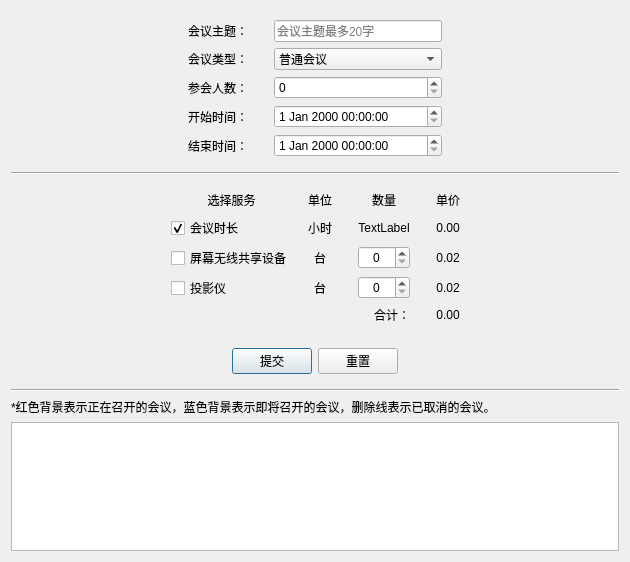
<?xml version="1.0" encoding="UTF-8"?>
<ui version="4.0">
 <class>BookMeet</class>
 <widget class="QDialog" name="BookMeet">
  <property name="geometry">
   <rect>
    <x>0</x>
    <y>0</y>
    <width>630</width>
    <height>562</height>
   </rect>
  </property>
  <property name="windowTitle">
   <string>Dialog</string>
  </property>
  <layout class="QVBoxLayout" name="verticalLayout">
   <item>
    <widget class="QWidget" name="widget_2" native="true">
     <layout class="QGridLayout" name="gridLayout_2">
      <item row="0" column="0">
       <spacer name="horizontalSpacer_5">
        <property name="orientation">
         <enum>Qt::Horizontal</enum>
        </property>
        <property name="sizeHint" stdset="0">
         <size>
          <width>40</width>
          <height>20</height>
         </size>
        </property>
       </spacer>
      </item>
      <item row="3" column="3">
       <widget class="QDateTimeEdit" name="dteStart"/>
      </item>
      <item row="1" column="3">
       <widget class="QComboBox" name="cbMeetType">
        <item>
         <property name="text">
          <string>普通会议</string>
         </property>
        </item>
        <item>
         <property name="text">
          <string>教学会议</string>
         </property>
        </item>
       </widget>
      </item>
      <item row="0" column="1">
       <widget class="QLabel" name="label">
        <property name="text">
         <string>会议主题：</string>
        </property>
       </widget>
      </item>
      <item row="1" column="1">
       <widget class="QLabel" name="label_2">
        <property name="text">
         <string>会议类型：</string>
        </property>
       </widget>
      </item>
      <item row="2" column="1">
       <widget class="QLabel" name="label_3">
        <property name="text">
         <string>参会人数：</string>
        </property>
       </widget>
      </item>
      <item row="3" column="1">
       <widget class="QLabel" name="label_4">
        <property name="text">
         <string>开始时间：</string>
        </property>
       </widget>
      </item>
      <item row="0" column="4">
       <spacer name="horizontalSpacer_6">
        <property name="orientation">
         <enum>Qt::Horizontal</enum>
        </property>
        <property name="sizeHint" stdset="0">
         <size>
          <width>40</width>
          <height>20</height>
         </size>
        </property>
       </spacer>
      </item>
      <item row="0" column="3">
       <widget class="QLineEdit" name="leMeetTitle">
        <property name="placeholderText">
         <string>会议主题最多20字</string>
        </property>
       </widget>
      </item>
      <item row="4" column="3">
       <widget class="QDateTimeEdit" name="dteEnd"/>
      </item>
      <item row="4" column="1">
       <widget class="QLabel" name="label_5">
        <property name="text">
         <string>结束时间：</string>
        </property>
       </widget>
      </item>
      <item row="0" column="2">
       <spacer name="horizontalSpacer_10">
        <property name="orientation">
         <enum>Qt::Horizontal</enum>
        </property>
        <property name="sizeType">
         <enum>QSizePolicy::Fixed</enum>
        </property>
        <property name="sizeHint" stdset="0">
         <size>
          <width>20</width>
          <height>20</height>
         </size>
        </property>
       </spacer>
      </item>
      <item row="2" column="3">
       <widget class="QSpinBox" name="sbMeetNum"/>
      </item>
     </layout>
    </widget>
   </item>
   <item>
    <widget class="Line" name="line">
     <property name="orientation">
      <enum>Qt::Horizontal</enum>
     </property>
    </widget>
   </item>
   <item>
    <widget class="QWidget" name="widget" native="true">
     <layout class="QGridLayout" name="gridLayout">
      <item row="0" column="3">
       <widget class="QLabel" name="label_13">
        <property name="text">
         <string>单位</string>
        </property>
        <property name="alignment">
         <set>Qt::AlignCenter</set>
        </property>
       </widget>
      </item>
      <item row="3" column="3">
       <widget class="QLabel" name="label_8">
        <property name="text">
         <string>台</string>
        </property>
        <property name="alignment">
         <set>Qt::AlignCenter</set>
        </property>
       </widget>
      </item>
      <item row="2" column="5">
       <widget class="QSpinBox" name="sbDev1">
        <property name="sizePolicy">
         <sizepolicy hsizetype="Preferred" vsizetype="Fixed">
          <horstretch>0</horstretch>
          <verstretch>0</verstretch>
         </sizepolicy>
        </property>
        <property name="alignment">
         <set>Qt::AlignCenter</set>
        </property>
       </widget>
      </item>
      <item row="0" column="5">
       <widget class="QLabel" name="label_14">
        <property name="text">
         <string>数量</string>
        </property>
        <property name="alignment">
         <set>Qt::AlignCenter</set>
        </property>
       </widget>
      </item>
      <item row="0" column="1">
       <widget class="QLabel" name="label_12">
        <property name="text">
         <string>选择服务</string>
        </property>
        <property name="alignment">
         <set>Qt::AlignCenter</set>
        </property>
       </widget>
      </item>
      <item row="1" column="1">
       <widget class="QCheckBox" name="cbMeetDura">
        <property name="text">
         <string>会议时长</string>
        </property>
        <property name="checked">
         <bool>true</bool>
        </property>
       </widget>
      </item>
      <item row="3" column="1">
       <widget class="QCheckBox" name="cbDev2">
        <property name="text">
         <string>投影仪</string>
        </property>
       </widget>
      </item>
      <item row="0" column="4">
       <spacer name="horizontalSpacer_8">
        <property name="orientation">
         <enum>Qt::Horizontal</enum>
        </property>
        <property name="sizeType">
         <enum>QSizePolicy::Fixed</enum>
        </property>
        <property name="sizeHint" stdset="0">
         <size>
          <width>20</width>
          <height>20</height>
         </size>
        </property>
       </spacer>
      </item>
      <item row="1" column="8">
       <spacer name="horizontalSpacer_4">
        <property name="orientation">
         <enum>Qt::Horizontal</enum>
        </property>
        <property name="sizeHint" stdset="0">
         <size>
          <width>40</width>
          <height>20</height>
         </size>
        </property>
       </spacer>
      </item>
      <item row="1" column="0">
       <spacer name="horizontalSpacer_3">
        <property name="orientation">
         <enum>Qt::Horizontal</enum>
        </property>
        <property name="sizeHint" stdset="0">
         <size>
          <width>40</width>
          <height>20</height>
         </size>
        </property>
       </spacer>
      </item>
      <item row="2" column="1">
       <widget class="QCheckBox" name="cbDev1">
        <property name="text">
         <string>屏幕无线共享设备</string>
        </property>
       </widget>
      </item>
      <item row="2" column="7">
       <widget class="QLabel" name="label_17">
        <property name="text">
         <string>0.02</string>
        </property>
        <property name="alignment">
         <set>Qt::AlignCenter</set>
        </property>
       </widget>
      </item>
      <item row="3" column="5">
       <widget class="QSpinBox" name="sbDev2">
        <property name="sizePolicy">
         <sizepolicy hsizetype="Preferred" vsizetype="Fixed">
          <horstretch>0</horstretch>
          <verstretch>0</verstretch>
         </sizepolicy>
        </property>
        <property name="alignment">
         <set>Qt::AlignCenter</set>
        </property>
       </widget>
      </item>
      <item row="1" column="3">
       <widget class="QLabel" name="label_6">
        <property name="text">
         <string>小时</string>
        </property>
        <property name="alignment">
         <set>Qt::AlignCenter</set>
        </property>
       </widget>
      </item>
      <item row="0" column="7">
       <widget class="QLabel" name="label_15">
        <property name="text">
         <string>单价</string>
        </property>
        <property name="alignment">
         <set>Qt::AlignCenter</set>
        </property>
       </widget>
      </item>
      <item row="1" column="7">
       <widget class="QLabel" name="label_16">
        <property name="text">
         <string>0.00</string>
        </property>
        <property name="alignment">
         <set>Qt::AlignCenter</set>
        </property>
       </widget>
      </item>
      <item row="4" column="7">
       <widget class="QLabel" name="label_11">
        <property name="text">
         <string>0.00</string>
        </property>
        <property name="alignment">
         <set>Qt::AlignCenter</set>
        </property>
       </widget>
      </item>
      <item row="0" column="2">
       <spacer name="horizontalSpacer_7">
        <property name="orientation">
         <enum>Qt::Horizontal</enum>
        </property>
        <property name="sizeType">
         <enum>QSizePolicy::Fixed</enum>
        </property>
        <property name="sizeHint" stdset="0">
         <size>
          <width>10</width>
          <height>20</height>
         </size>
        </property>
       </spacer>
      </item>
      <item row="3" column="7">
       <widget class="QLabel" name="label_18">
        <property name="text">
         <string>0.02</string>
        </property>
        <property name="alignment">
         <set>Qt::AlignCenter</set>
        </property>
       </widget>
      </item>
      <item row="2" column="3">
       <widget class="QLabel" name="label_7">
        <property name="text">
         <string>台</string>
        </property>
        <property name="alignment">
         <set>Qt::AlignCenter</set>
        </property>
       </widget>
      </item>
      <item row="4" column="5">
       <widget class="QLabel" name="label_10">
        <property name="text">
         <string>合计：</string>
        </property>
        <property name="alignment">
         <set>Qt::AlignRight|Qt::AlignTrailing|Qt::AlignVCenter</set>
        </property>
       </widget>
      </item>
      <item row="0" column="6">
       <spacer name="horizontalSpacer_9">
        <property name="orientation">
         <enum>Qt::Horizontal</enum>
        </property>
        <property name="sizeType">
         <enum>QSizePolicy::Fixed</enum>
        </property>
        <property name="sizeHint" stdset="0">
         <size>
          <width>20</width>
          <height>20</height>
         </size>
        </property>
       </spacer>
      </item>
      <item row="1" column="5">
       <widget class="QLabel" name="labMeetDura">
        <property name="layoutDirection">
         <enum>Qt::LeftToRight</enum>
        </property>
        <property name="text">
         <string>TextLabel</string>
        </property>
        <property name="alignment">
         <set>Qt::AlignCenter</set>
        </property>
       </widget>
      </item>
     </layout>
    </widget>
   </item>
   <item>
    <widget class="QWidget" name="widget_3" native="true">
     <layout class="QHBoxLayout" name="horizontalLayout">
      <item>
       <spacer name="horizontalSpacer">
        <property name="orientation">
         <enum>Qt::Horizontal</enum>
        </property>
        <property name="sizeHint" stdset="0">
         <size>
          <width>40</width>
          <height>20</height>
         </size>
        </property>
       </spacer>
      </item>
      <item>
       <widget class="QPushButton" name="btnCommit">
        <property name="text">
         <string>提交</string>
        </property>
       </widget>
      </item>
      <item>
       <widget class="QPushButton" name="btnReset">
        <property name="text">
         <string>重置</string>
        </property>
       </widget>
      </item>
      <item>
       <spacer name="horizontalSpacer_2">
        <property name="orientation">
         <enum>Qt::Horizontal</enum>
        </property>
        <property name="sizeHint" stdset="0">
         <size>
          <width>40</width>
          <height>20</height>
         </size>
        </property>
       </spacer>
      </item>
     </layout>
    </widget>
   </item>
   <item>
    <widget class="Line" name="line_2">
     <property name="orientation">
      <enum>Qt::Horizontal</enum>
     </property>
    </widget>
   </item>
   <item>
    <widget class="QLabel" name="labNote">
     <property name="sizePolicy">
      <sizepolicy hsizetype="Preferred" vsizetype="Preferred">
       <horstretch>0</horstretch>
       <verstretch>0</verstretch>
      </sizepolicy>
     </property>
     <property name="text">
      <string>*红色背景表示正在召开的会议，蓝色背景表示即将召开的会议，删除线表示已取消的会议。</string>
     </property>
    </widget>
   </item>
   <item>
    <widget class="QTableWidget" name="tableWidget">
     <property name="sizePolicy">
      <sizepolicy hsizetype="Expanding" vsizetype="Expanding">
       <horstretch>0</horstretch>
       <verstretch>0</verstretch>
      </sizepolicy>
     </property>
     <attribute name="horizontalHeaderVisible">
      <bool>false</bool>
     </attribute>
     <attribute name="horizontalHeaderCascadingSectionResizes">
      <bool>false</bool>
     </attribute>
     <attribute name="horizontalHeaderDefaultSectionSize">
      <number>100</number>
     </attribute>
     <attribute name="horizontalHeaderShowSortIndicator" stdset="0">
      <bool>false</bool>
     </attribute>
     <column>
      <property name="text">
       <string>申请人</string>
      </property>
     </column>
     <column>
      <property name="text">
       <string>会议主题</string>
      </property>
     </column>
     <column>
      <property name="text">
       <string>参会人数</string>
      </property>
     </column>
     <column>
      <property name="text">
       <string>新建列</string>
      </property>
     </column>
     <column>
      <property name="text">
       <string>开始时间</string>
      </property>
     </column>
     <column>
      <property name="text">
       <string>结束时间</string>
      </property>
     </column>
    </widget>
   </item>
  </layout>
 </widget>
 <tabstops>
  <tabstop>leMeetTitle</tabstop>
  <tabstop>cbMeetType</tabstop>
  <tabstop>dteStart</tabstop>
  <tabstop>dteEnd</tabstop>
  <tabstop>cbMeetDura</tabstop>
  <tabstop>cbDev1</tabstop>
  <tabstop>sbDev1</tabstop>
  <tabstop>cbDev2</tabstop>
  <tabstop>sbDev2</tabstop>
  <tabstop>btnCommit</tabstop>
  <tabstop>btnReset</tabstop>
  <tabstop>tableWidget</tabstop>
 </tabstops>
 <resources/>
 <connections/>
</ui>
